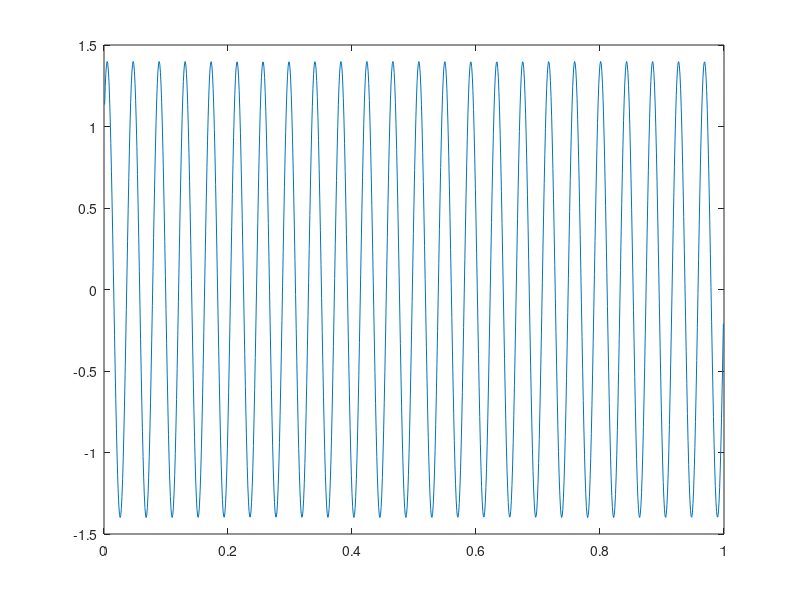

MATLAB code to generate this figure: (Note: this script raises an error after producing the figure.)
%Using the tridiagonal solver that we developed in problem 3 to solve the
%Helmholtz equation.

k=150;
u0=1;
u1=0;
N=1000;
h=1/N; 
j=[1:N-1]';
a=(1+(1/12)*(k*h)^2)/(h^2);
b=(-2+(5/6)*(k*h)^2)/(h^2);

xj=j/N;
f=zeros(N-1,1);
f(j)=1;

%boundary condition
f(1)=f(1) - a*u0;
f(N-1)=f(N-1) - a*u1;

%obtaining fcap
fcap=dst(f);

%Obtaining ucap
uc=2*a*cos(pi*j/N) + b;
ucap=fcap./uc;

%obtaing u from ucap
u=idst(ucap);
%fprintf('%10s %16.8e\n',u);


%ploting the solution of u and u_ex
plot(xj,u)
hold on
uexac=u_ex(xj,k)
plot(xj,uexac)
legend( 'Numerical','Exact')
ylabel('u(x)')
xlabel('x')
title('A graph of u against x')

%exact
function uexact=u_ex(xj,k)
c=1/k^2;
uexact=c+(1-c)*cos(k*xj)-(c+(1-c)*cos(k))*(csc(k))*sin(k*xj);
end


